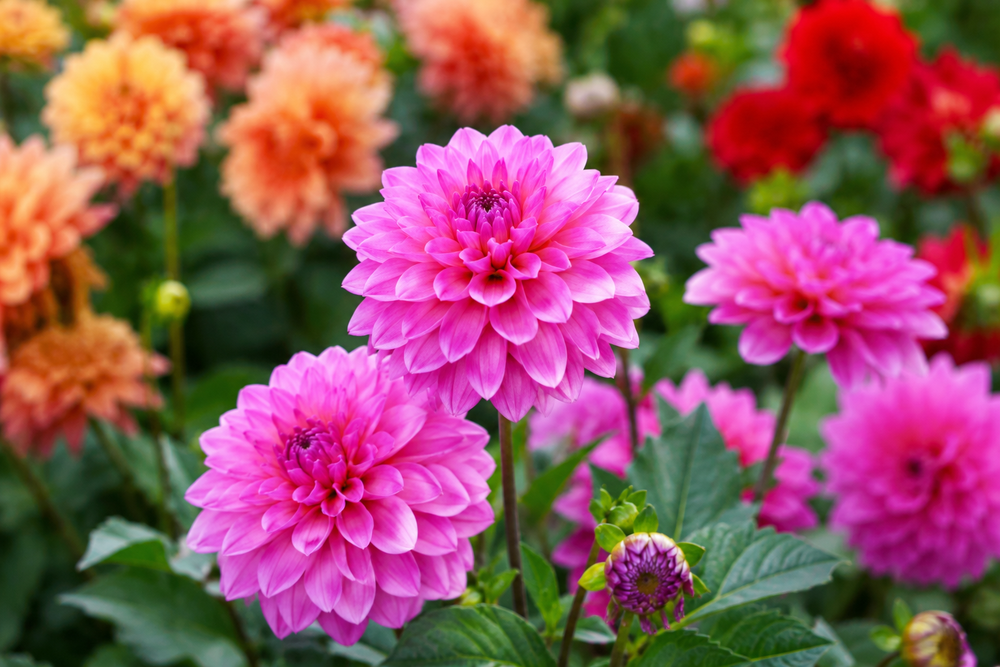
#> input picture flower.png, 1000 x 667 px, shrunk from 1536 x 1024 before the run
$ jupyter execute EXP8_DIPT.ipynb
#> lines starting #> are read from the running program, lines starting #| are printed output that depends on the picture; after the words box and inside, x2 and y2 are one past the last pixel; in counts of white or black regions, pixels touching at a corner belong together
## EXP 8

## Record-THRESHOLDING

### Name: Amirtha Varshini M
### Register Number: 212224230017

[cell 1]
import cv2
import numpy as np
import matplotlib.pyplot as plt

[cell 2]
# Step 2: Read the image and convert to grayscale
image = cv2.imread('flower.png')  # Replace with your image file path
#> image is the input picture: shape (667, 1000, 3); mean B, G, R 92.7, 82.6, 146.7
gray_image = cv2.cvtColor(image, cv2.COLOR_BGR2GRAY)  # Convert to grayscale
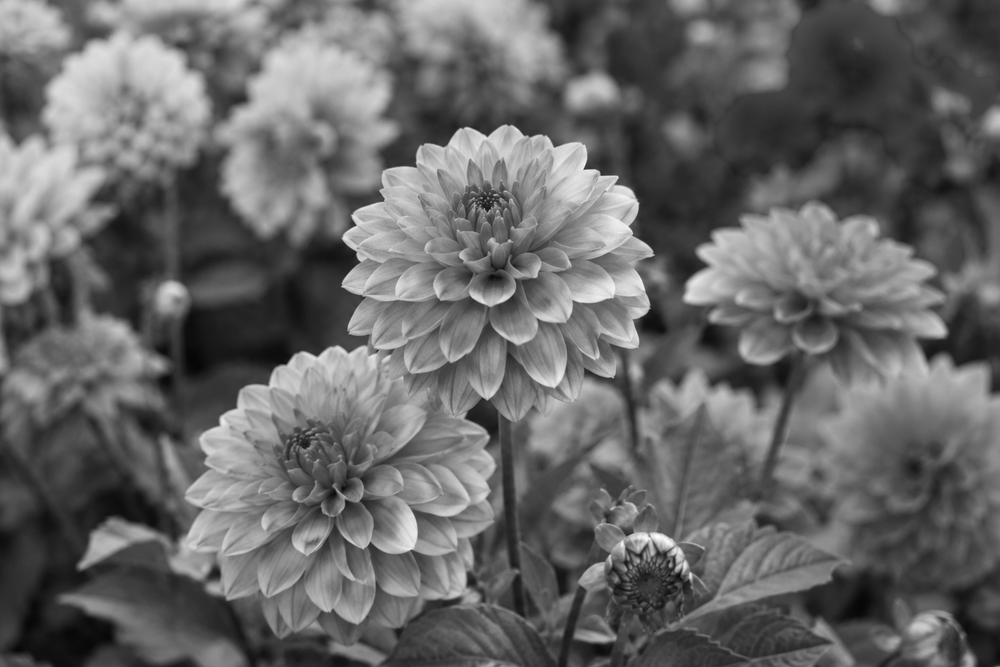
#> gray_image: shape (667, 1000); min 6, max 253, mean 102.9

[cell 3]
# Original # Original Image
plt.subplot(2, 2, 1)
plt.imshow(cv2.cvtColor(image, cv2.COLOR_BGR2RGB))  # Convert from BGR to RGB for display
plt.title("Original Image")
plt.axis('off')# Original Image

[cell 4]
# Step 3: Use Global Thresholding to segment the image
# Apply global thresholding with a threshold value of 127
_, global_thresholded = cv2.threshold(gray_image, 127, 255, cv2.THRESH_BINARY)
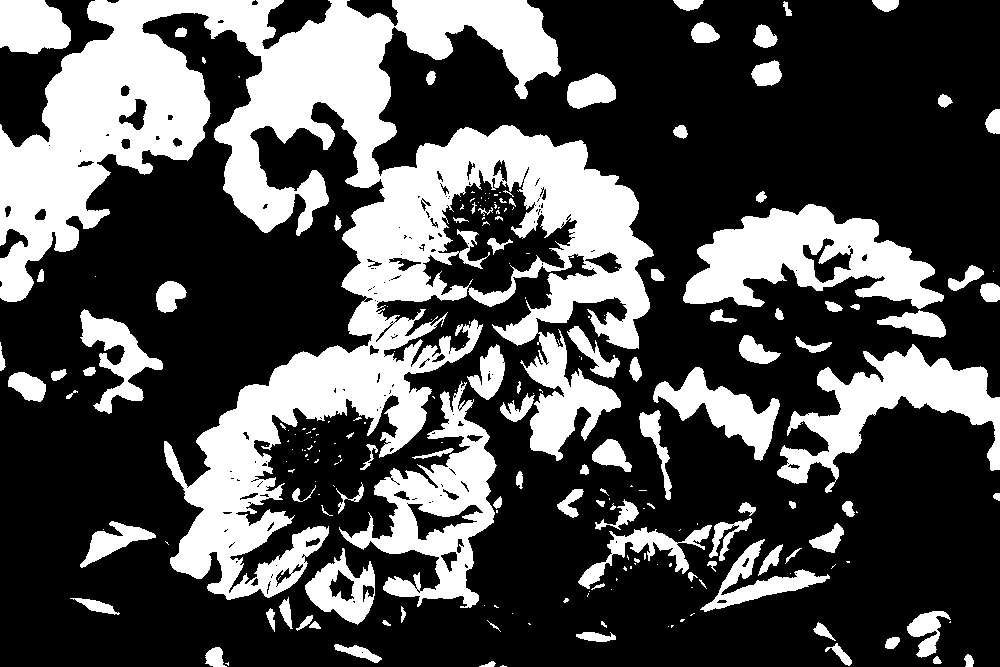
#> global_thresholded: shape (667, 1000); 31.3% white; 218 white regions (115 under 20 px), largest, box (x1, y1, x2, y2) and area: (0, 0, 654, 600) 129894, (683, 204, 944, 309) 14467, (339, 381, 497, 608) 12123

[cell 5]
# Step 4: Use Adaptive Thresholding to segment the image
# Apply adaptive thresholding using Gaussian method
adaptive_thresholded = cv2.adaptiveThreshold(gray_image, 255, cv2.ADAPTIVE_THRESH_GAUSSIAN_C, cv2.THRESH_BINARY, 11, 2)
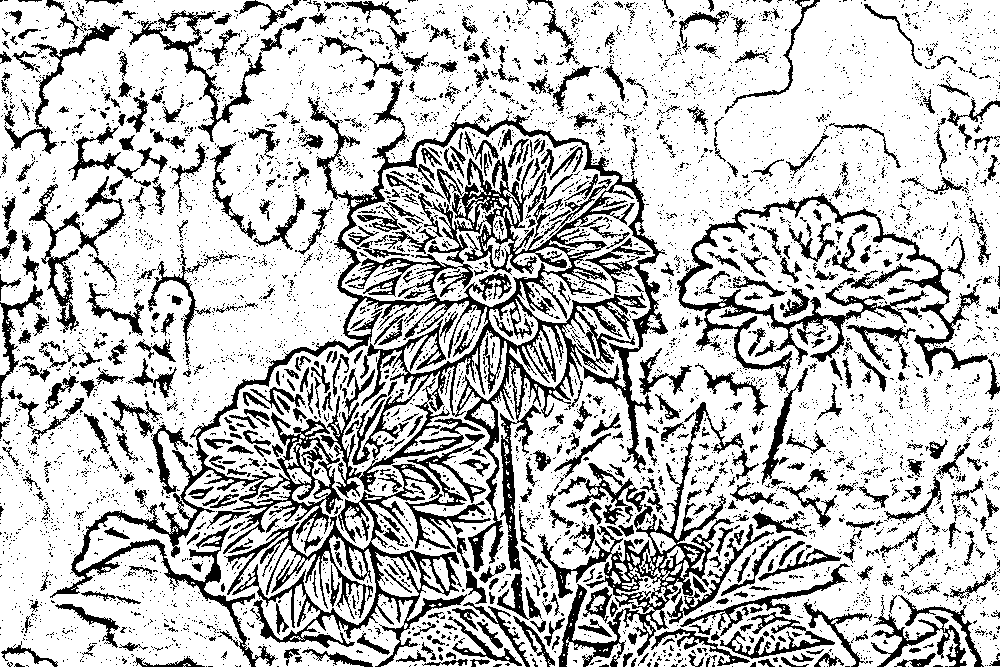
#> adaptive_thresholded: shape (667, 1000); 75.7% white; 5657 black regions (5000 under 20 px), largest, box (x1, y1, x2, y2) and area: (50, 79, 668, 667) 41314, (224, 434, 491, 667) 10733, (677, 193, 988, 391) 7895

[cell 6]
# Step 5: Use Otsu's method to segment the image
# Apply Otsu's method for optimal thresholding
_, otsu_thresholded = cv2.threshold(gray_image, 0, 255, cv2.THRESH_BINARY + cv2.THRESH_OTSU)
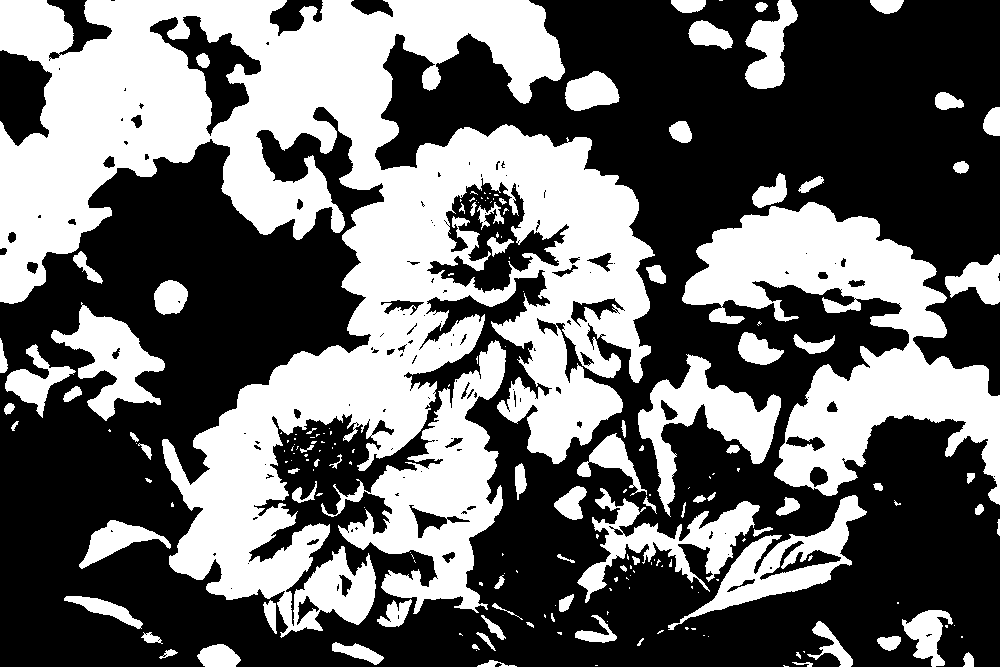
#> otsu_thresholded: shape (667, 1000); 41.2% white; 197 white regions (108 under 20 px), largest, box (x1, y1, x2, y2) and area: (0, 0, 655, 638) 165130, (682, 202, 1000, 505) 37544, (321, 340, 506, 614) 18154
